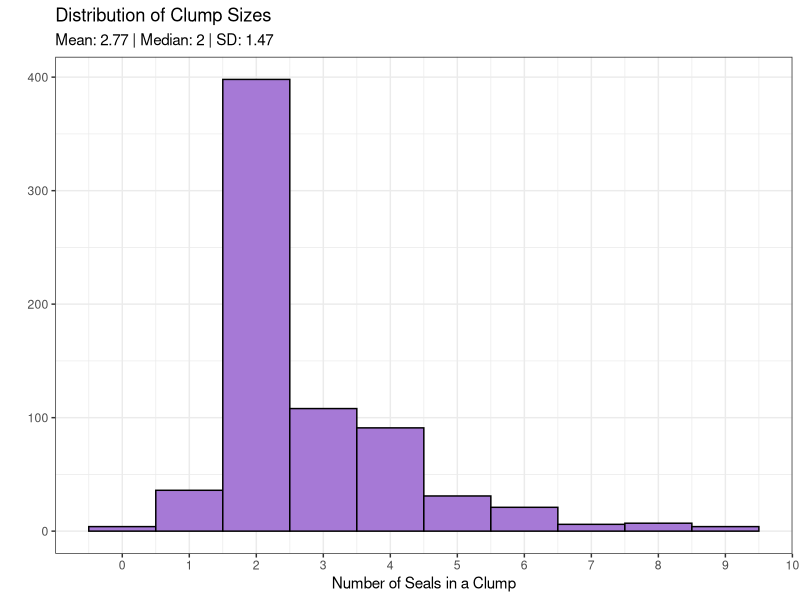
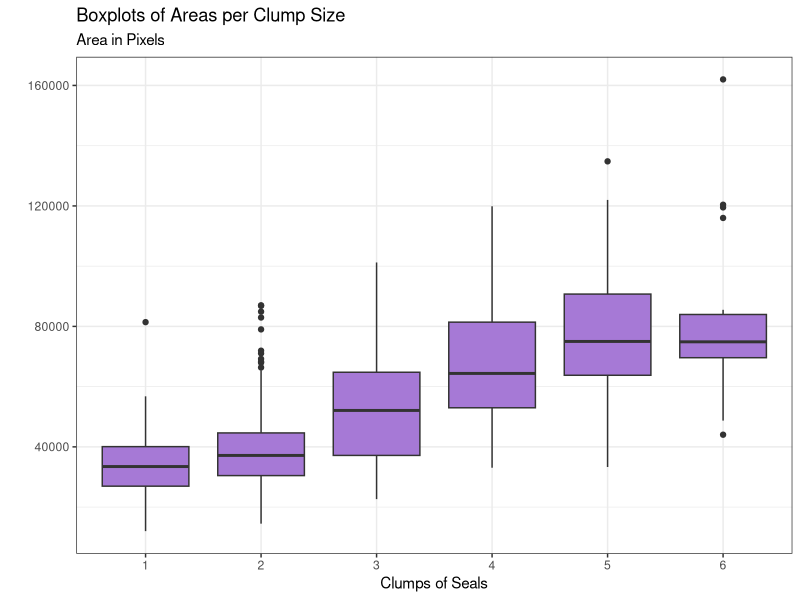
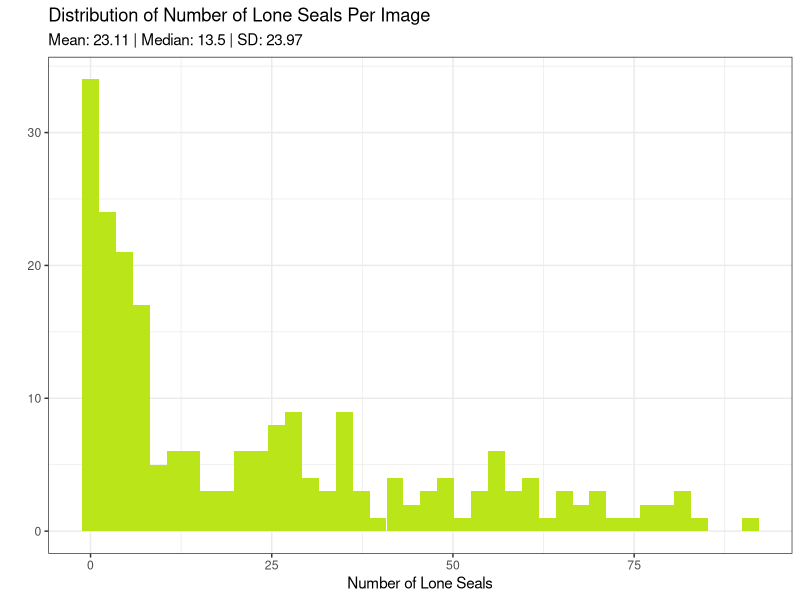
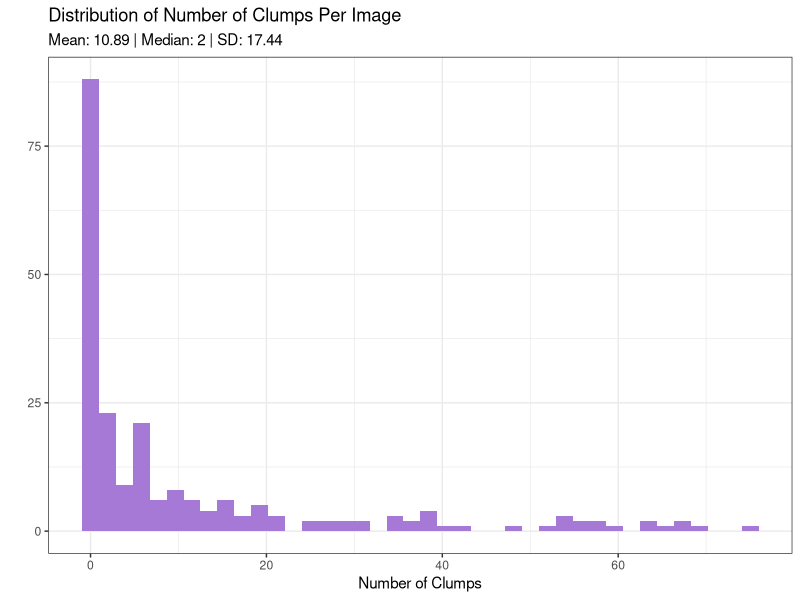

Reproduce these figures in R, in order.
## ---- chunk 1
library(tidyverse)
## ---- chunk 2
seals <- read_csv('data/seals_count_joined.csv')

seals <- seals %>%
  drop_na()
## ---- chunk 3
seals %>%
  filter(`Total Number of Seals` < 10) %>%
ggplot(aes(x = `Total Number of Seals`)) +
  geom_histogram(bins = 10, fill='#a679d6', color='black') +
  scale_x_continuous(breaks=seq(min(seals$`Total Number of Seals`), max(seals$`Total Number of Seals`), by=1)) +
  theme_bw() +
  labs(x='Number of Seals in a Clump', y = '', title = 'Distribution of Clump Sizes', 
       subtitle = paste('Mean:', round(mean(seals$`Total Number of Seals`),2), '|', 
                        'Median:', round(median(seals$`Total Number of Seals`),2), '|',
                        'SD:', round(sd(seals$`Total Number of Seals`),2))
       ) 
  # theme(
  #   panel.background = element_rect(fill = "#fcecdDc"),
  #   plot.background = element_rect(fill = "#fcecdc") # Changes entire plot background
  # )
## ---- chunk 4
seals %>%
  mutate(area = height*width) %>%
  filter(`Total Number of Seals` %in% 1:6) %>%
  ggplot(aes(x = as.factor(`Total Number of Seals`), y = area)) +
    geom_boxplot(fill='#a679d6') +
    labs(x = 'Clumps of Seals', y='', subtitle = 'Area in Pixels', title = 'Boxplots of Areas per Clump Size') +
    theme_bw() 
## ---- chunk 5
train_anno <- read_csv('data/train_anno.csv')
test_anno <- read_csv('data/test_anno.csv')
valid_anno <- read_csv('data/valid_anno.csv')
## ---- chunk 6
anno <- train_anno %>% 
  rbind(test_anno) %>%
  rbind(valid_anno)
## ---- chunk 7
anno %>%
  ggplot(aes(x = seal_annotations)) +
  geom_histogram(bins=40, fill='#bae519') +
  labs(x = 'Number of Lone Seals', 
       y = '', 
       title = 'Distribution of Number of Lone Seals Per Image', 
       subtitle = paste('Mean:', round(mean(anno$seal_annotations),2), '|', 
                        'Median:', round(median(anno$seal_annotations),2), '|',
                        'SD:', round(sd(anno$seal_annotations),2))) +
  theme_bw() 
## ---- chunk 8
anno %>%
  ggplot(aes(x = clump_annotations)) +
  geom_histogram(bins=40, fill='#a679d6') +
  labs(x = 'Number of Clumps', 
       y = '', 
       title = 'Distribution of Number of Clumps Per Image', 
       subtitle = paste('Mean:', round(mean(anno$clump_annotations),2), '|', 
                        'Median:', round(median(anno$clump_annotations),2), '|',
                        'SD:', round(sd(anno$clump_annotations),2))) +
  theme_bw() 
